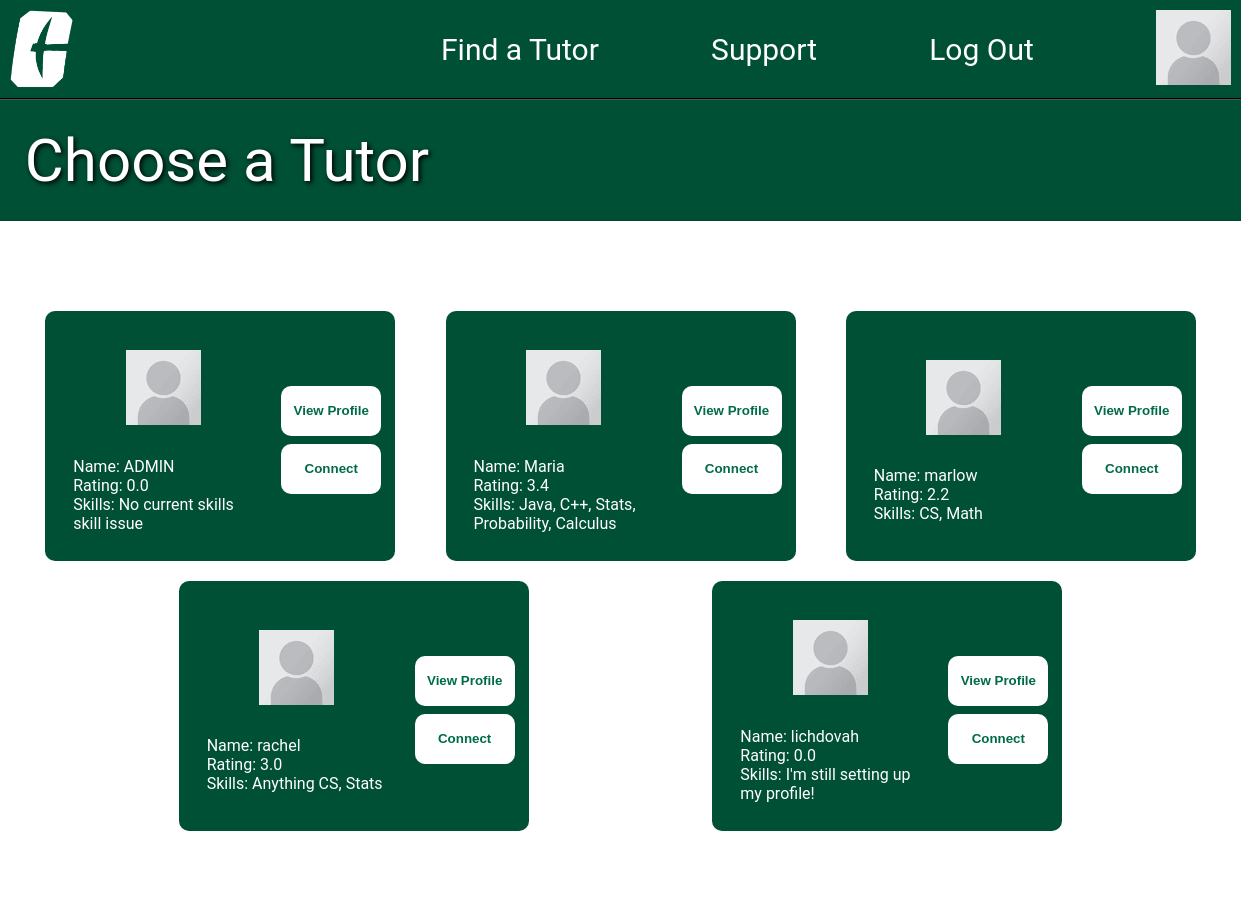
Page /choose-a-tutor/ (signed in) on the committed database.
### base/models.py (models this page shows, shortened)
class User(AbstractUser):
    email = models.EmailField(unique=True, null=True)
    bio = models.TextField(null=True, default="I'm still setting up my profile!")
    avatar = models.ImageField(null=True, default="profile-pic-placeholder.png")
    classes = models.ManyToManyField('Classes', blank=True)
    skills = models.TextField(null=True,blank=True, default="I'm still setting up my profile!")
    currentYear = models.CharField(max_length=50, null=True, blank=True, default="I'm still setting up my profile!")
    tutor = models.BooleanField(default=False)
    rating = models.FloatField(default=0.00)
    USERNAME_FIELD = 'email'
    REQUIRED_FIELDS = ['username']

### base/views.py (the view)
# urls.py: path('choose-a-tutor/', views.ChooseATutor, name='choose-a-tutor'),
@login_required(login_url='login')
def ChooseATutor(request):
    tutors = get_tutors_by_skill(request)
    context = {
        'tutors': tutors,
    }
    return render(request, 'base/choose-a-tutor.html', context)

### base/views.py (called while the page is built, shortened)
def get_tutors_by_skill(request):
    query = request.GET.get('q', '').strip()
    tutors = User.objects.all()
    return tutors

### base/templates/base/choose-a-tutor.html
{% extends 'main.html' %}
{% block content %}
<body class="choose-a-tutor">
    <p class = "title-style"">Choose a Tutor</p>
    <div class="choose-a-tutor-Body">
        {% if tutors %}
            {% for tutor in tutors %}
            <div class = "choose-a-tutor-Profile">
                <div class="tutor-card-left">
                    <div class = "choose-a-tutor-Profile-Image"><img src = "../static/images/profile-pic-placeholder.png"/></div>
                    <div class = "choose-a-tutor-Profile-Info">
                        <div class = "choose-a-tutor-Profile-Name">Name: {{tutor.username}}</div>
                        <div class = "choose-a-tutor-Profile-Rating">Rating: {{tutor.rating}}</div>
                        <div class = "choose-a-tutor-Profile-Major">Skills: {{tutor.skills|default:"Not Specified"}}</div>
                    </div>
                </div>
                <div class="tutor-card-right">
                    <div class = "choose-a-tutor-Profile-Button">
                        <a href = "{% url 'user-profile' tutor.id%}" type="submit"><input type="submit" value="View Profile" /></a>
                        <a href = "{% url 'zoom-page' %}" type="submit"><input type="submit" value="Connect" /></a>
                    </div>
                </div>
            </div>
            {% endfor %}
        {% else %}
            <div class="choose-a-tutor-no-tutors-found">
                <p>No tutors found matching your search criteria.</p>
                <p>Please try different keywords or check back later.</p>
            </div>
        {% endif %}
    </div>
</body>
{% endblock %}

### templates/navbar.html (shortened to what this page needs)
{% load static %}
<link rel="stylesheet" href="{% static 'style.css' %}" />
<div class="bar">
    <div class="bar-left">
        <a href="{% url 'home' %}" class="navbar-pic"><img width = "63px" height = "78px" src="{% static 'images/uncc-logo(new).png' %}"/></a>
    </div>
    <div class="bar-right">
        <a class="navbar-text" href="{% url 'tutor-finder' %}">Find a Tutor</a>
        <a href="{% url 'support' %}" class="navbar-text">Support</a>
        {% if request.user.is_authenticated %}
        <a href="{% url 'logout' %}" class="navbar-text">Log Out</a>
        {% else %}
        <a href="{% url 'login' %}" class="navbar-text">Log In</a>
        {% endif%}
        {% if request.user.is_authenticated %}
            <a class="navbar-pic" href="{% url 'user-profile' request.user.id %}"><img src="{{ user.avatar.url }}"/></a>
        {% else %}
            <a class="navbar-pic" href="{% url 'user-profile' request.user.id %}"><img src="{% static 'images/profile-pic-placeholder.png' %}"/></a>
        {% endif %}
    </div>
</div>

### static/style.css (style rules this page uses)
* { margin: 0; padding: 0; box-sizing: border-box; }
.bar { margin: 0px 0px 0px 0px; height: 100px; width: 100%; background-color: #005035; border-bottom: 2px groove black; display: flex; align-items: flex-start; justify-content: space-between; }
.bar-right { width: 800px; display: flex; align-items: center; justify-content: space-between; }
.bar-left { display: flex; justify-content: flex-start; width: fit-content }
.navbar-pic { margin: 10px 10px 10px 10px; }
.navbar-text { font: 30px "roboto", sans-serif; color: white; text-decoration: none; }
.title-style { color: white; font-size: 60px; margin: 2%; text-shadow: 2px 2px 5px black; }
@media all and (min-width: 1024px) and (max-width: 1728px) { .choose-a-tutor { background-image: url("../static/images/UNCC_Background.jpeg"); background-size: cover; background-repeat: no-repeat; margin: 0; padding: 0; font-family: "Roboto", sans-serif; } }
@media all and (min-width: 1024px) and (max-width: 1728px) { .choose-a-tutor-Body { background-color: white; width: 100%; height: auto; padding: 10vh 5px 10vh 5px; display: flex; justify-content: space-evenly; align-items: flex-start; flex-direction: row; flex-wrap: wrap; box-shadow: 0px 10px 15px black; } }
@media all and (min-width: 1024px) and (max-width: 1728px) { .choose-a-tutor-Profile { display: flex; flex-direction: row; align-items: center; text-align: left; color: white; background-color: #005035; width: 40vh; height: 30vh; min-width: 350px; min-height: 250px; margin: 10px; padding: 10px; border-radius: 10px; transition: 0.3s ease-in-out; } }
@media all and (min-width: 1024px) and (max-width: 1728px) { .tutor-card-left { display: flex; flex-direction: column; align-items: center; text-align: left; padding-left: 10px; } }
@media all and (min-width: 1024px) and (max-width: 1728px) { .choose-a-tutor-Profile-Image { padding: 10%; } }
@media all and (min-width: 1024px) and (max-width: 1728px) { .choose-a-tutor-Profile-Info { padding: 1vh; } }
@media all and (min-width: 1024px) and (max-width: 1728px) { .choose-a-tutor-Profile-Major { width: 180px; } }
@media all and (min-width: 1024px) and (max-width: 1728px) { .choose-a-tutor-Profile-Button { min-width: 200px; padding: 10px 20px; } }
@media all and (min-width: 1024px) and (max-width: 1728px) { .choose-a-tutor-Profile-Button > a { text-decoration: none; } }
@media all and (min-width: 1024px) and (max-width: 1728px) { .choose-a-tutor-Profile-Button > a > input { display: flex; justify-content: space-evenly; align-items: flex-start; font-weight: bold; background-color: white; color: #006b47; border-radius: 10px; border-style: none; height: 5vh; width: 10vh; min-height: 50px; min-width: 100px; margin-top: 1vh; cursor: pointer; transition: 0.3s ease-in-out; } }

### templates/main.html (style rules this page uses)
body { background-color: #005035; }

### rows in the picture
User: avatar (placeholder picture), username "ADMIN", rating "0.0", skills "No current skills skill issue"
User: username "Maria", rating "3.4", skills "Java, C++, Stats, Probability, Calculus"
User: username "marlow", rating "2.2", skills "CS, Math"
User: username "rachel", rating "3.0", skills "Anything CS, Stats"
User: username "lichdovah", rating "0.0", skills "I'm still setting up my profile!"
